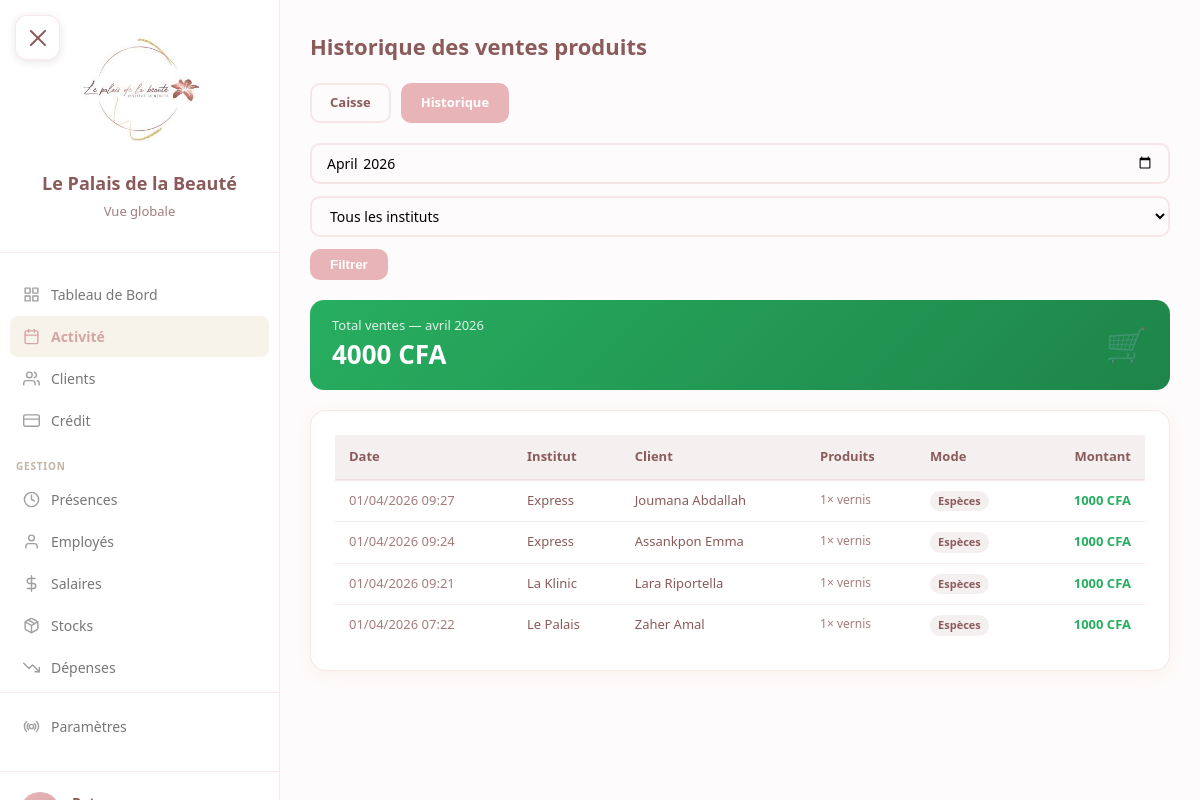
Page /gestion/ventes/historique/ (signed in) on the earlier database version.
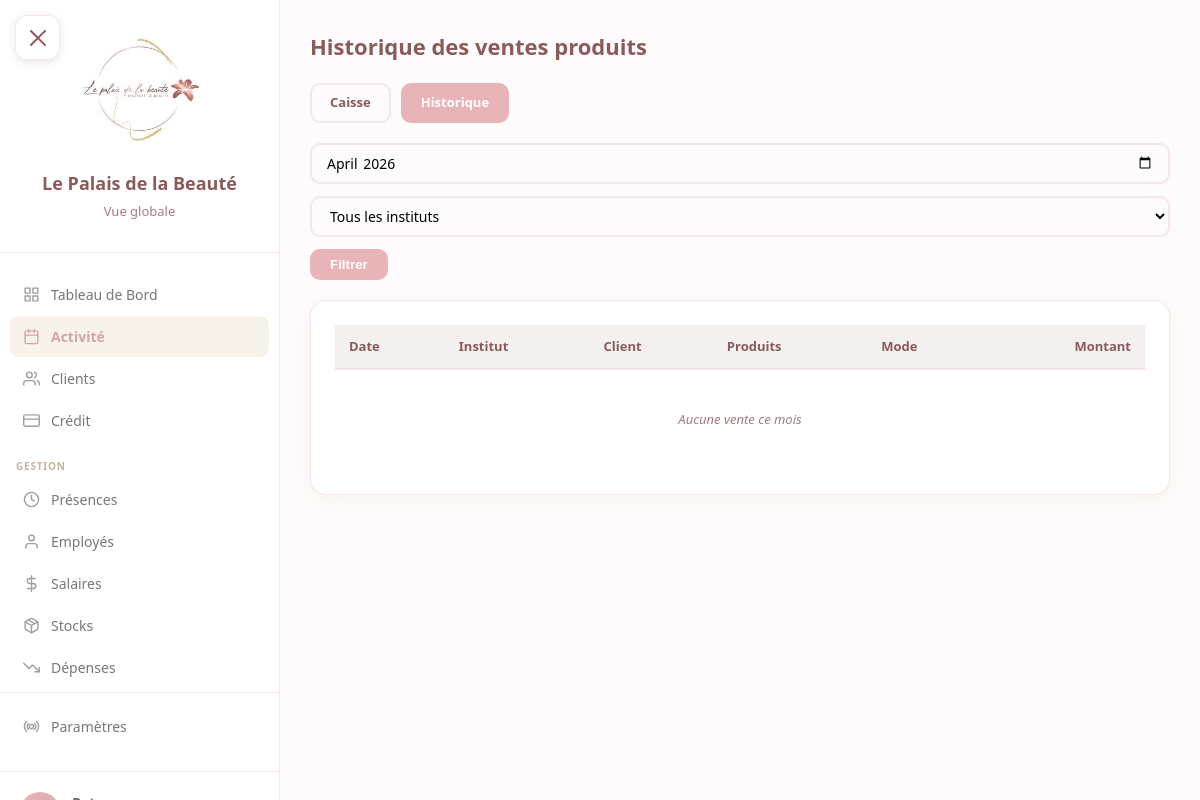
Same page on the later database version.
### core/models.py (models this page shows, shortened)
class VenteProduit(models.Model):
    MODE_CHOICES = [
        ('especes', 'Espèces'),
        ('wave', 'Wave'),
        ('om', 'Orange Money'),
        ('carte', 'Carte bancaire'),
        ('carte_cadeau', 'Carte cadeau'),
        ('differe', 'Paiement différé'),
    ]
    date = models.DateTimeField(auto_now_add=True)
    institut = models.ForeignKey(Institut, on_delete=models.CASCADE, related_name='ventes_produits')
    client = models.ForeignKey(Client, on_delete=models.SET_NULL, null=True, blank=True, related_name='ventes_produits')
    montant_total = models.IntegerField(default=0)
    mode_paiement = models.CharField(max_length=20, choices=MODE_CHOICES)
    mode_paiement_2 = models.CharField(max_length=20, choices=MODE_CHOICES, blank=True, null=True)
    montant_paiement_1 = models.IntegerField(default=0)
    remise_pourcent = models.IntegerField(default=0)
    carte_cadeau_utilisee = models.ForeignKey('CarteCadeau', on_delete=models.SET_NULL, null=True, blank=True, related_name='utilisations_ventes')
    montant_carte_utilise = models.IntegerField(default=0)
    effectue_par = models.ForeignKey('Utilisateur', on_delete=models.SET_NULL, null=True)
    class Meta:
        verbose_name = "Vente produit"
        verbose_name_plural = "Ventes produits"
        ordering = ['-date']

class Institut(models.Model):
    nom = models.CharField(max_length=100)
    code = models.CharField(max_length=20, unique=True)  # 'palais', 'klinic', 'express'
    a_agenda = models.BooleanField(default=True)  # False pour Express
    heure_ouverture = models.TimeField(default='07:00')
    heure_fermeture = models.TimeField(default='23:00')
    fond_caisse = models.IntegerField(default=30000)  # Montant en CFA
    actif = models.BooleanField(default=True)
    class Meta:
        verbose_name = "Institut"
        verbose_name_plural = "Instituts"

class Client(models.Model):
    SEXE_CHOICES = [
        ('F', 'Femme'),
        ('H', 'Homme'),
    ]
    nom = models.CharField(max_length=100)
    prenom = models.CharField(max_length=100)
    telephone = models.CharField(max_length=20, unique=True)
    email = models.EmailField(blank=True, null=True)
    sexe = models.CharField(max_length=1, choices=SEXE_CHOICES, default='F')
    date_naissance = models.DateField(blank=True, null=True)
    date_creation = models.DateTimeField(auto_now_add=True)
    notes = models.TextField(blank=True, null=True)  # Observations / notes libres
    actif = models.BooleanField(default=True)
    class Meta:
        verbose_name = "Client"
        verbose_name_plural = "Clients"
        ordering = ['nom', 'prenom']

class LigneVenteProduit(models.Model):
    vente = models.ForeignKey(VenteProduit, on_delete=models.CASCADE, related_name='lignes')
    produit = models.ForeignKey('Produit', on_delete=models.PROTECT)
    quantite = models.IntegerField(validators=[MinValueValidator(1)])
    prix_unitaire = models.IntegerField(validators=[MinValueValidator(0)])
    sous_total = models.IntegerField(validators=[MinValueValidator(0)])

class Produit(models.Model):
    nom = models.CharField(max_length=200)
    reference = models.CharField(max_length=100, blank=True, default='')
    categorie = models.ForeignKey(
        CategorieProduit, on_delete=models.PROTECT,
        null=True, blank=True, related_name='produits'
    )
    unite = models.ForeignKey(
        UniteMesure, on_delete=models.PROTECT,
        null=True, blank=True, related_name='produits'
    )
    fournisseur = models.ForeignKey(
        Fournisseur, on_delete=models.SET_NULL,
        null=True, blank=True, related_name='produits'
    )
    prix_achat = models.IntegerField(default=0, validators=[MinValueValidator(0)])
    prix_vente = models.IntegerField(default=0, validators=[MinValueValidator(0)], help_text="0 si non vendu aux clients")
    stock_actuel = models.IntegerField(default=0)
    stock_minimum = models.IntegerField(default=0, validators=[MinValueValidator(0)])
    actif = models.BooleanField(default=True)
    date_creation = models.DateTimeField(auto_now_add=True)
    class Meta:
        verbose_name = "Produit"
        verbose_name_plural = "Produits"
        ordering = ['categorie__nom', 'nom']

### gestion/views.py (the view)
# urls.py: path('ventes/historique/', views.ventes_historique, name='ventes_historique'),
@login_required
@role_required(['patron', 'manager'])
def ventes_historique(request):
    from django.db.models import Sum
    utilisateur = request.user.utilisateur
    instituts = Institut.objects.all().order_by('nom')
    mois_param = request.GET.get('mois', '')
    if mois_param:
        try:
            from datetime import datetime
            mois = datetime.strptime(mois_param, '%Y-%m').date()
        except ValueError:
            mois = date.today().replace(day=1)
    else:
        mois = date.today().replace(day=1)
    fin_mois = (mois.replace(day=28) + timedelta(days=4)).replace(day=1) - timedelta(days=1)
    if utilisateur.role == 'patron':
        institut_code = request.GET.get('institut', 'tous')
    else:
        institut_code = utilisateur.institut.code if utilisateur.institut else 'tous'
    ventes = VenteProduit.objects.filter(
        date__date__gte=mois, date__date__lte=fin_mois
    ).select_related('institut', 'client', 'effectue_par').prefetch_related('lignes__produit')
    if institut_code != 'tous':
        ventes = ventes.filter(institut__code=institut_code)
    total = ventes.aggregate(s=Sum('montant_total'))['s'] or 0
    from django.core.paginator import Paginator
    paginator = Paginator(ventes, 50)
    page = request.GET.get('page', 1)
    ventes_page = paginator.get_page(page)
    return render(request, 'gestion/ventes/historique.html', {
        'instituts': instituts,
        'institut_code': institut_code,
        'mois': mois,
        'ventes': ventes_page,
        'total': total,
    })

### core/models.py (called while the page is built)
    def is_patron(self):
        return self.role == 'patron'

### templates/gestion/ventes/historique.html (shortened to what this page needs)
{% extends 'base.html' %}
{% block content %}
<div class="vente-container">
    <div class="page-header">
        <h1>Historique des ventes produits</h1>
    </div>
    <div class="nav-links">
        <a href="{% url 'gestion:ventes_caisse' %}{% if institut_code and institut_code != 'tous' %}?institut={{ institut_code }}{% endif %}" class="nav-link">Caisse</a>
        <a href="{% url 'gestion:ventes_historique' %}" class="nav-link active">Historique</a>
    </div>
    <form method="get" class="filters-bar">
        <input type="month" name="mois" value="{{ mois|date:'Y-m' }}">
        <select name="institut">
            <option value="tous" {% if institut_code == 'tous' %}selected{% endif %}>Tous les instituts</option>
        </select>
        <button type="submit">Filtrer</button>
    </form>
    {% if total > 0 %}
    <div class="total-banner">
        <div>
            <div class="label">Total ventes — {{ mois|date:"F Y" }}</div>
            <div class="val">{{ total|floatformat:0 }} CFA</div>
        </div>
        <div style="font-size:34px;opacity:.3;">🛒</div>
    </div>
    {% endif %}
    <div class="card">
        <table>
            <thead>
                <tr>
                    <th>Date</th>
                    <th>Institut</th>
                    <th>Client</th>
                    <th>Produits</th>
                    <th>Mode</th>
                    <th style="text-align:right;">Montant</th>
                </tr>
            </thead>
            <tbody>
                {% for v in ventes %}
                <tr>
                    <td style="white-space:nowrap;color:var(--text-light);">{{ v.date|date:"d/m/Y H:i" }}</td>
                    <td>{{ v.institut.nom }}</td>
                    <td>{{ v.client.prenom|default:"" }} {{ v.client.nom|default:"Anonyme" }}</td>
                    <td>
                        <div class="lignes-list">
                            {% for l in v.lignes.all %}
                            {{ l.quantite }}× {{ l.produit.nom }}<br>
                            {% endfor %}
                        </div>
                    </td>
                    <td><span class="badge-mode">
                        {% if v.mode_paiement == 'especes' %}Espèces
                        {% elif v.mode_paiement == 'wave' %}Wave
                        {% elif v.mode_paiement == 'om' %}Orange Money
                        {% elif v.mode_paiement == 'carte' %}Carte
                        {% else %}{{ v.mode_paiement }}{% endif %}
                    </span></td>
                    <td style="text-align:right;font-weight:700;color:#27ae60;">{{ v.montant_total|floatformat:0 }} CFA</td>
                </tr>
                {% empty %}
                <tr><td colspan="6" style="text-align:center;color:var(--text-light);font-style:italic;padding:40px;">Aucune vente ce mois</td></tr>
                {% endfor %}
            </tbody>
        </table>
    </div>
</div>
{% endblock %}

### templates/base.html (shortened to what this page needs)
<!DOCTYPE html>
<html lang="fr">
<head>
    <link rel="stylesheet" href="/static/css/style.css">
</head>
<body>
    <button class="mobile-menu-btn" id="mobileMenuBtn" aria-label="Menu">
        <span></span>
    </button>
    <div class="main-layout">
        <aside class="sidebar" id="sidebar">
            <div class="sidebar-header">
                <img src="/static/images/logo.jpg" alt="Logo" class="sidebar-logo" onerror="this.style.display='none'">
                <div class="sidebar-title">Le Palais de la Beauté</div>
                <div class="sidebar-subtitle">
                    {% if request.user.is_authenticated %}
                        {% if request.user.utilisateur.is_patron %}
                            Vue globale
                        {% elif request.user.utilisateur.is_employe %}
                            Vue globale
                        {% else %}
                            {{ request.user.utilisateur.institut.nom }}
                        {% endif %}
                    {% endif %}
                </div>
            </div>
            <nav class="sidebar-nav">
                {% if request.user.is_authenticated %}
                    {% if request.user.utilisateur.is_patron %}
                        <div class="nav-section">
                            <a href="{% url 'dashboard:index' %}" class="nav-item {% if request.resolver_match.app_name == 'dashboard' %}active{% endif %}">
                                <svg class="nav-icon" viewBox="0 0 24 24" fill="none" stroke="currentColor" stroke-width="2" stroke-linecap="round" stroke-linejoin="round"><rect x="3" y="3" width="7" height="7"/><rect x="14" y="3" width="7" height="7"/><rect x="14" y="14" width="7" height="7"/><rect x="3" y="14" width="7" height="7"/></svg>
                                Tableau de Bord
                            </a>
                            <a href="{% url 'agenda:index' institut_code='palais' %}" class="nav-item {% if request.resolver_match.app_name == 'agenda' or request.resolver_match.app_name == 'express' or request.resolver_match.url_name and 'ventes' in request.resolver_match.url_name %}active{% endif %}">
                                <svg class="nav-icon" viewBox="0 0 24 24" fill="none" stroke="currentColor" stroke-width="2" stroke-linecap="round" stroke-linejoin="round"><rect x="3" y="4" width="18" height="18" rx="2" ry="2"/><line x1="16" y1="2" x2="16" y2="6"/><line x1="8" y1="2" x2="8" y2="6"/><line x1="3" y1="10" x2="21" y2="10"/></svg>
                                Activité
                            </a>
                            <a href="{% url 'core:clients_list' %}" class="nav-item ">
                                <svg class="nav-icon" viewBox="0 0 24 24" fill="none" stroke="currentColor" stroke-width="2" stroke-linecap="round" stroke-linejoin="round"><path d="M17 21v-2a4 4 0 0 0-4-4H5a4 4 0 0 0-4 4v2"/><circle cx="9" cy="7" r="4"/><path d="M23 21v-2a4 4 0 0 0-3-3.87"/><path d="M16 3.13a4 4 0 0 1 0 7.75"/></svg>
                                Clients
                            </a>
                            <a href="{% url 'credits:index' institut_code='palais' %}" class="nav-item {% if request.resolver_match.app_name == 'credits' %}active{% endif %}">
                                <svg class="nav-icon" viewBox="0 0 24 24" fill="none" stroke="currentColor" stroke-width="2" stroke-linecap="round" stroke-linejoin="round"><rect x="1" y="4" width="22" height="16" rx="2" ry="2"/><line x1="1" y1="10" x2="23" y2="10"/></svg>
                                Crédit
                            </a>
                        </div>
                        <div class="nav-section">
                            <div class="nav-section-title">Gestion</div>
                            <a href="{% url 'gestion:presences_pointage' %}" class="nav-item ">
                                <svg class="nav-icon" viewBox="0 0 24 24" fill="none" stroke="currentColor" stroke-width="2" stroke-linecap="round" stroke-linejoin="round"><circle cx="12" cy="12" r="10"/><polyline points="12 6 12 12 16 14"/></svg>
                                Présences
                            </a>
                            <a href="{% url 'core:employes_list' %}" class="nav-item {% if request.resolver_match.url_name == 'employes_list' %}active{% endif %}">
                                <svg class="nav-icon" viewBox="0 0 24 24" fill="none" stroke="currentColor" stroke-width="2" stroke-linecap="round" stroke-linejoin="round"><path d="M20 21v-2a4 4 0 0 0-4-4H8a4 4 0 0 0-4 4v2"/><circle cx="12" cy="7" r="4"/></svg>
                                Employés
                            </a>
                            <a href="{% url 'gestion:salaires_calcul' %}" class="nav-item ">
                                <svg class="nav-icon" viewBox="0 0 24 24" fill="none" stroke="currentColor" stroke-width="2" stroke-linecap="round" stroke-linejoin="round"><line x1="12" y1="1" x2="12" y2="23"/><path d="M17 5H9.5a3.5 3.5 0 0 0 0 7h5a3.5 3.5 0 0 1 0 7H6"/></svg>
                                Salaires
                            </a>
                            <a href="{% url 'gestion:stocks_produits' %}" class="nav-item ">
                                Stocks
                            </a>
                            <a href="{% url 'gestion:depenses_liste' %}" class="nav-item {% if request.resolver_match.url_name and 'depense' in request.resolver_match.url_name %}active{% endif %}">
                                <svg class="nav-icon" viewBox="0 0 24 24" fill="none" stroke="currentColor" stroke-width="2" stroke-linecap="round" stroke-linejoin="round"><polyline points="23 18 13.5 8.5 8.5 13.5 1 6"/><polyline points="17 18 23 18 23 12"/></svg>
                                Dépenses
                            </a>
                        </div>
                        <div class="nav-section" style="margin-top: auto; border-top: 1px solid var(--border); padding-top: 12px;">
                            <a href="{% url 'gestion:catalogue' %}" class="nav-item ">
                                <svg class="nav-icon" viewBox="0 0 24 24" fill="none" stroke="currentColor" stroke-width="2" stroke-linecap="round" stroke-linejoin="round"><circle cx="12" cy="12" r="3"/><path d="M19.07 4.93a10 10 0 0 1 0 14.14M4.93 4.93a10 10 0 0 0 0 14.14"/><path d="M16.24 7.76a6 6 0 0 1 0 8.49M7.76 7.76a6 6 0 0 0 0 8.49"/></svg>
                                Paramètres
                            </a>
                        </div>
                    {% endif %}
                {% endif %}
            </nav>
            {% if request.user.is_authenticated %}
                <div class="sidebar-footer">
                    <div class="user-info">
                        <div class="user-avatar">
                        </div>
                        <div class="user-details">
                            <div class="user-name">{{ request.user.first_name }} {{ request.user.last_name }}</div>
                        </div>
                    </div>
                </div>
            {% endif %}
        </aside>
        <main class="main-content">
            {% block content %}
            {% endblock %}
        </main>
    </div>
</body>
</html>

Differences in the rows shown:
removed VenteProduit: date "01/04/2026 09:27", institut.nom "Express", client.prenom "Joumana", client.nom "Abdallah", mode_paiement "Espèces", montant_total "1000"
removed LigneVenteProduit: quantite "1", produit.nom "vernis", shown under "01/04/2026 09:27"
removed VenteProduit: date "01/04/2026 09:24", institut.nom "Express", client.prenom "Assankpon", client.nom "Emma", mode_paiement "Espèces", montant_total "1000"
removed LigneVenteProduit: quantite "1", produit.nom "vernis", shown under "01/04/2026 09:24"
removed VenteProduit: date "01/04/2026 09:21", institut.nom "La Klinic", client.prenom "Lara", client.nom "Riportella", mode_paiement "Espèces", montant_total "1000"
removed LigneVenteProduit: quantite "1", produit.nom "vernis", shown under "01/04/2026 09:21"
removed VenteProduit: date "01/04/2026 07:22", institut.nom "Le Palais", client.prenom "Zaher", client.nom "Amal", mode_paiement "Espèces", montant_total "1000"
removed LigneVenteProduit: quantite "1", produit.nom "vernis", shown under "01/04/2026 07:22"
Other differences:
{{ mois|date:"F Y" }}: "avril 2026" → (not shown)
{{ total|floatformat:0 }}: "4000" → (not shown)
text no longer shown: "Total ventes — CFA 🛒"
text now shown: "Aucune vente ce mois"
